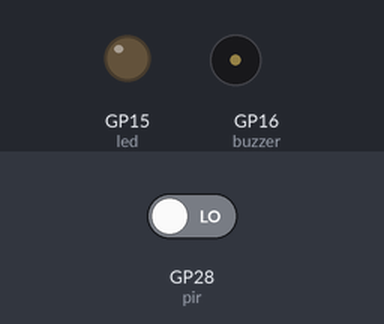
Bench run of a program on a simulated Raspberry Pi Pico running MicroPython. On the bench: output pins drawn as LEDs (lit = HIGH), buzzer (waves = sounding). Inputs (shaded band) come from the test bench; at power-on: GP28 (pir) LOW.

Above: at 1.2 s.
1.3 s: GP28 (pir) driven HIGH
At 2.0 s:
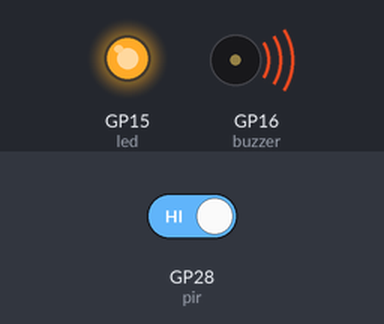
2.8 s: GP28 (pir) driven LOW
At 3.2 s:
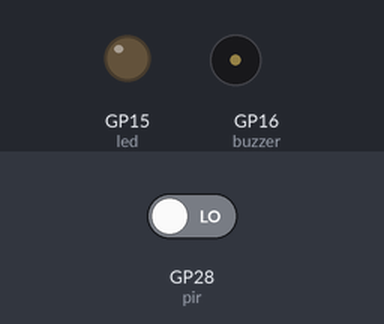
Timing chart, 0 to 5.8 s (numbered marks = the images above; inputs shaded):
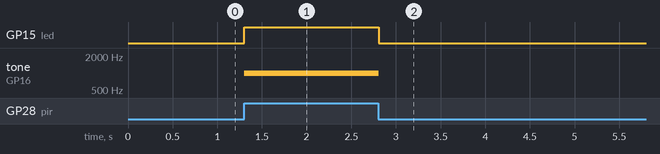

The program:

main.py
```python
from machine import Pin, PWM
from time import sleep

pir = Pin(28, Pin.IN)
led = Pin(15, Pin.OUT)

buzzer = PWM(Pin(16))
buzzer.duty_u16(0)  # Start stil

while True:
    beweging = pir.value()

    if beweging:
        led.on()

        buzzer.freq(1000)
        buzzer.duty_u16(30000)

    else:
        led.off()
        buzzer.duty_u16(0)

    sleep(0.05)
```

Measured:
- after the input at 1.3 s, GP15 (led): LOW → HIGH at once; tone on GP16 (buzzer): silent → 1000 Hz at once
- after the input at 2.8 s, GP15 (led): HIGH → LOW at once; tone on GP16 (buzzer): 1000 Hz → silent at once
